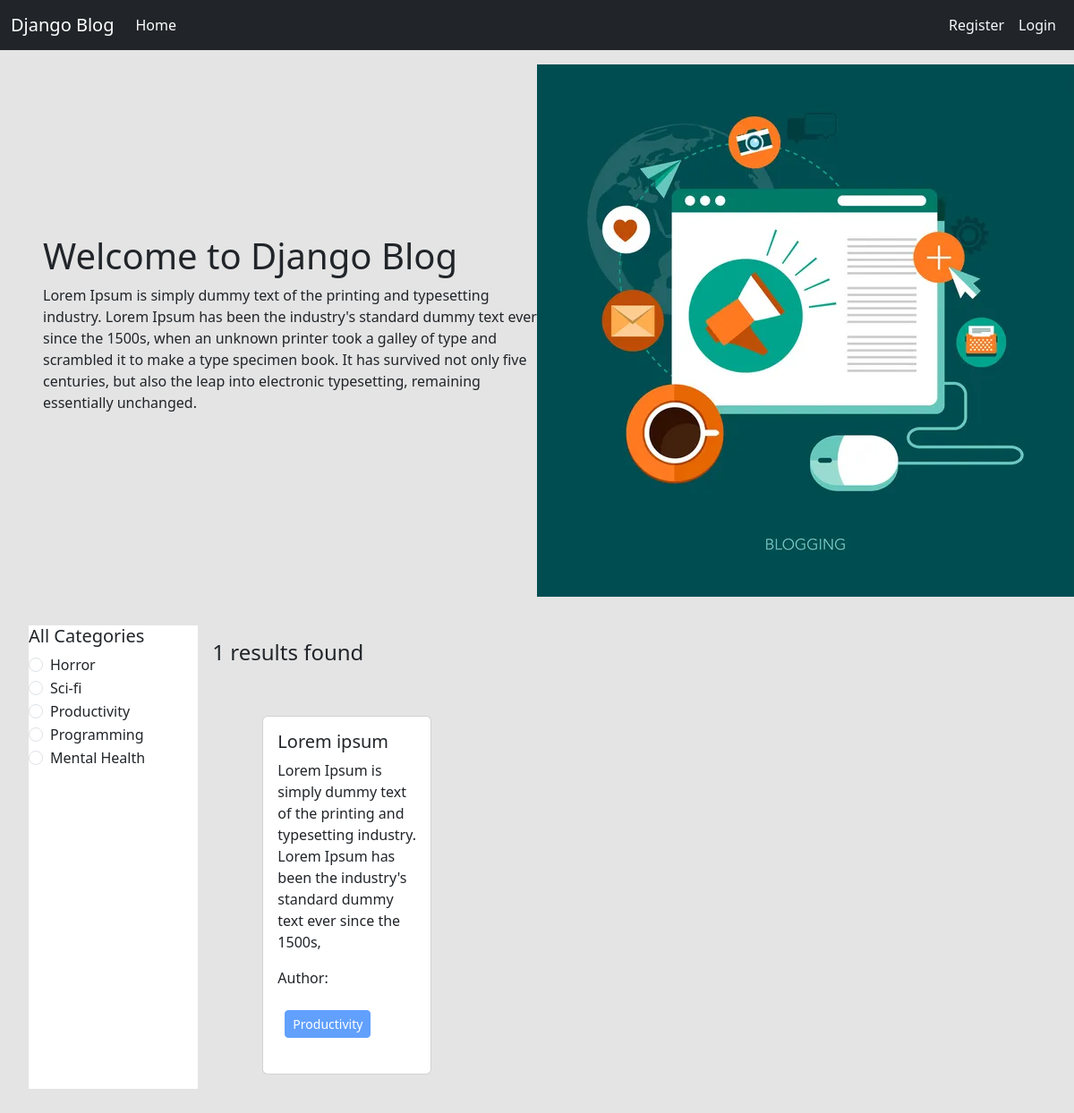
The page /category/productivity/ on the database its author committed.
### categories/models.py (models this page shows, shortened)
class Category(models.Model):
    name = models.CharField(max_length=100)
    slug = models.SlugField(max_length=100, unique = True, null = True, blank = True)

### posts/models.py (models this page shows, shortened)
class Post(models.Model):
    title = models.CharField(max_length = 50)
    content = models.TextField()
    category = models.ManyToManyField(Category)
    author = models.ForeignKey(User, on_delete=models.CASCADE)

### blog_project/views.py (the view)
# urls.py: 2. Add a URL to urlpatterns:  path('', views.home, name='home')
def home(request, category_slug = None):
    data = Post.objects.all()
    if category_slug is not None:
        category = Category.objects.get(slug = category_slug)
        data = Post.objects.filter(category = category)
    categories = Category.objects.all()
    return render(request, 'home.html', {'data': data, 'category': categories})

### templates/home.html
{% extends "base.html" %}
{% load static %}
{% block content %}
<div class="d-flex flex-wrap px-5 pt-3 align-items-center">
    <div class="col-6">
        <h1>Welcome to Django Blog</h1>
        <p>Lorem Ipsum is simply dummy
            text of the printing and typesetting industry.
            Lorem Ipsum has been the industry's standard
            dummy text ever since the 1500s, when an unknown
            printer took a galley of type and scrambled it to
            make a type specimen book. It has survived not only
            five centuries, but also the leap into electronic
            typesetting, remaining essentially unchanged.
        </p>
    </div>
    <div class="col-6">
        <img src="{% static "header.jpg" %}"/>
    </div>
</div>
    <div class="d-flex flex-wrap p-4 m-2">
        <div class="col-2 bg-white">
            <h5>All Categories</h5>
            {% for cat in category %}
                <div class="form-check">
                    <input class="form-check-input" type="radio" name="category" id="{{cat.id}}">
                    <label class="form-check-label" for="{{cat.id}}">
                    <a href="{% url 'category_wise_post' cat.slug %}" class="text-decoration-none text-dark">{{cat.name}}</a>
                    </label>
                </div>
            {% endfor %}
        </div>
        <div class="col-10 p-3">
            <h4>{{data | length}} results found</h4>
            <div class="d-flex flex-wrap px-5 pt-5">
                {% for post in data %}
                    <div class="col-sm-3 mb-3 mb-sm-0">
                        <div class="card mx-2 ">
                            <div class="card-body">
                                <h5 class="card-title">{{post.title}}</h5>
                                <p class="card-text">{{post.content}}</p>
                                <p>Author: {{post.author.first_name}} {{post.author.last_name}}</p>
                                <p>
                                    {% for i in post.category.all %}
                                        <button class="btn btn-primary btn-sm m-2" disabled>{{i.name}}</button>
                                    {% endfor %}
                                </p>
                            </div>
                        </div>
                    </div>
                {% endfor %}
            </div>
        </div>
    </div>
{% endblock content %}

### rows shown on the page
Category: name "Horror"
Category: name "Sci-fi"
Category: name "Productivity"
Category: name "Programming"
Category: name "Mental Health"
Post: title "Lorem ipsum", content "Lorem Ipsum is simply dummy text of the printing and typesetting industry. Lorem Ipsum has been the industry's standard dummy text ever since the 1500s,"

### other values the page prints
{{ data | length }} "1"
